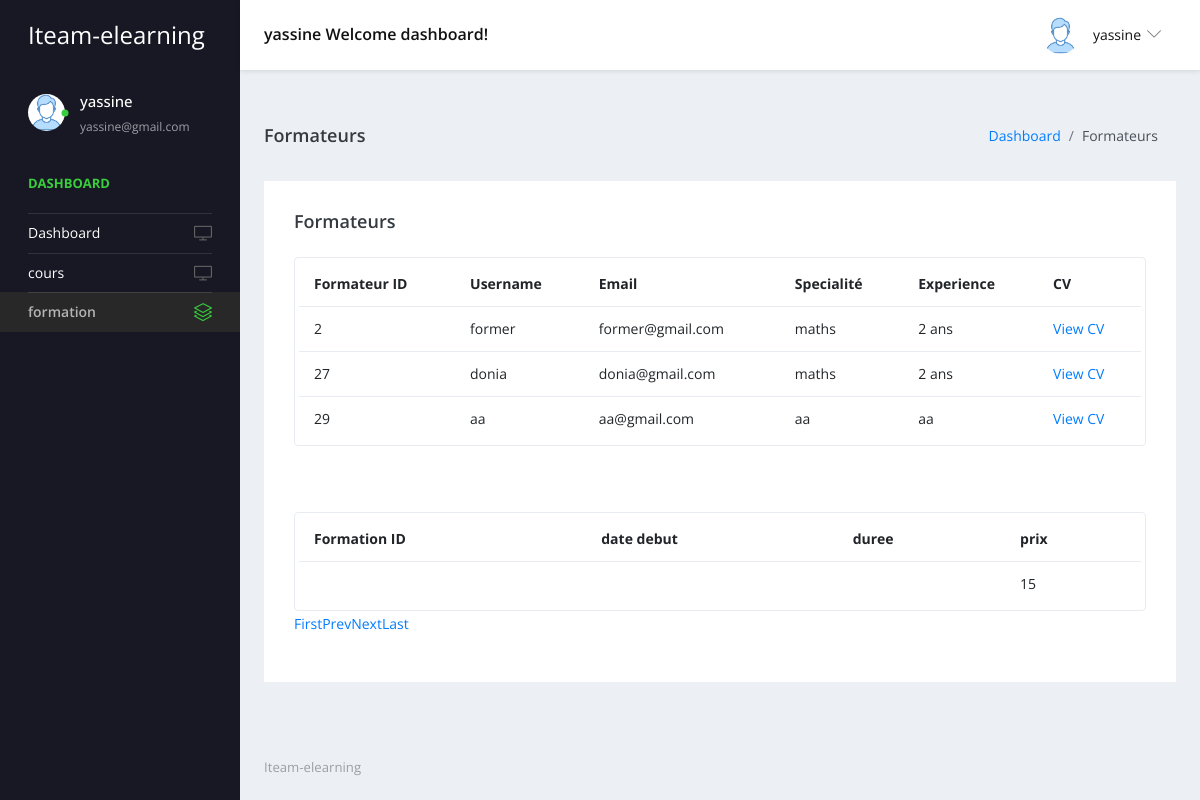
The page /student/formation.php (signed in) on the database its author committed.
### tables this page shows
CREATE TABLE `student` (
  `id_user` int(11) NOT NULL,
  `username` varchar(50) NOT NULL,
  `password` varchar(255) NOT NULL,
  `email` varchar(50) NOT NULL,
  `classe` varchar(50) DEFAULT NULL,
  `Gender` varchar(25) DEFAULT NULL,
  `image` varchar(255) DEFAULT NULL,
  `Date of Birth` date NOT NULL,
  `Student Name` varchar(25) NOT NULL
);

CREATE TABLE `former` (
  `id_user` int(11) NOT NULL,
  `username` varchar(30) NOT NULL,
  `password` varchar(255) NOT NULL,
  `email` varchar(50) NOT NULL,
  `specialite` varchar(50) DEFAULT NULL,
  `experience` varchar(100) DEFAULT NULL,
  `cv` varchar(100) DEFAULT NULL,
  `is_Active` tinyint(1) NOT NULL
);

CREATE TABLE `formation` (
  `id_f` int(11) NOT NULL,
  `date-d` date NOT NULL,
  `durre` varchar(25) NOT NULL,
  `prix` int(11) NOT NULL
);

### student/formation.php (the view, shortened to what this page needs)
<?php
include('includes/dbconnection.php');
?>
<!DOCTYPE html>
<html lang="en">
<head>
    <link rel="stylesheet" href="vendors/simple-line-icons/css/simple-line-icons.css">
    <link rel="stylesheet" href="vendors/flag-icon-css/css/flag-icon.min.css">
    <link rel="stylesheet" href="vendors/css/vendor.bundle.base.css">
    <link rel="stylesheet" href="./vendors/daterangepicker/daterangepicker.css">
    <link rel="stylesheet" href="./vendors/chartist/chartist.min.css">
    <link rel="stylesheet" href="./css1/style.css">
</head>
<body>
<div class="container-scroller">
    <?php include_once('includes/header.php'); ?>
    <div class="container-fluid page-body-wrapper">
        <?php include_once('includes/sidebar.php'); ?>
        <div class="main-panel">
            <div class="content-wrapper">
                <div class="page-header">
                    <h3 class="page-title">Formateurs</h3>
                    <nav aria-label="breadcrumb">
                        <ol class="breadcrumb">
                            <li class="breadcrumb-item"><a href="dashboard.php">Dashboard</a></li>
                            <li class="breadcrumb-item active" aria-current="page"> Formateurs</li>
                        </ol>
                    </nav>
                </div>
                <div class="row">
                    <div class="col-md-12 grid-margin stretch-card">
                        <div class="card">
                            <div class="card-body">
                                <div class="d-sm-flex align-items-center mb-4">
                                    <h4 class="card-title mb-sm-0">Formateurs</h4>
                                </div>
                                <div class="table-responsive border rounded p-1">
                                    <table class="table">
                                        <thead>
                                            <tr>
                                                <th class="font-weight-bold">Formateur ID</th>
                                                <th class="font-weight-bold">Username</th>
                                                <th class="font-weight-bold">Email</th>
                                                <th class="font-weight-bold">Specialité</th>
                                                <th class="font-weight-bold">Experience</th>
                                                <th class="font-weight-bold">CV</th>
                                            </tr>
                                        </thead>
                                        <tbody>
                                            <?php
                                            if (isset($_GET['pageno'])) {
                                                $pageno = $_GET['pageno'];
                                            } else {
                                                $pageno = 1;
                                            }
                                            $no_of_records_per_page = 15;
                                            $offset = ($pageno - 1) * $no_of_records_per_page;
                                            $sql = "SELECT * FROM former LIMIT $offset, $no_of_records_per_page";
                                            $query = $dbh->prepare($sql);
                                            $query->execute();
                                            $results = $query->fetchAll(PDO::FETCH_OBJ);
                                            if ($query->rowCount() > 0) {
                                                foreach ($results as $row) {
                                            ?>
                                                    <tr>
                                                        <td><?php echo htmlentities($row->id_user); ?></td>
                                                        <td><?php echo htmlentities($row->username); ?></td>
                                                        <td><?php echo htmlentities($row->email); ?></td>
                                                        <td><?php echo htmlentities($row->specialite); ?></td>
                                                        <td><?php echo htmlentities($row->experience); ?></td>
                                                        <td><a href="cvs/<?php echo htmlentities($row->cv); ?>" target="_blank">View CV</a></td>
                                                    </tr>
                                            <?php
                                                }
                                            }
                                            ?>
                                        </tbody>
                                    </table>
                                </div>
                                <br>
                                <br>
                                <br>
                                <div class="table-responsive border rounded p-1">
                                    <table class="table">
                                        <thead>
                                            <tr>
                                                <th class="font-weight-bold">Formation ID</th>
                                                <th class="font-weight-bold">date debut</th>
                                                <th class="font-weight-bold">duree</th>
                                                <th class="font-weight-bold">prix</th>
                                            </tr>
                                        </thead>
                                        <tbody>
                                            <?php
                                            if (isset($_GET['pageno'])) {
                                                $pageno = $_GET['pageno'];
                                            } else {
                                                $pageno = 1;
                                            }
                                            $no_of_records_per_page = 15;
                                            $offset = ($pageno - 1) * $no_of_records_per_page;
                                            $total_pages_sql = "SELECT COUNT(*) FROM formation ";
                                            $stmt = $dbh->prepare($total_pages_sql);
                                            $stmt->execute();
                                            $total_rows = $stmt->fetchColumn();
                                            $total_pages = ceil($total_rows / $no_of_records_per_page);
                                            $sql = "SELECT * FROM formation LIMIT $offset, $no_of_records_per_page";
                                            $query = $dbh->prepare($sql);
                                            $query->execute();
                                            $results = $query->fetchAll(PDO::FETCH_OBJ);
                                            if ($query->rowCount() > 0) {
                                                foreach ($results as $row) {
                                            ?>
                                                    <tr>
                                                        <td><?php echo htmlentities($row->id); ?></td>
                                                        <td><?php echo htmlentities($row->date); ?></td>
                                                        <td><?php echo htmlentities($row->duree); ?></td>
                                                        <td><?php echo htmlentities($row->prix); ?></td>
                                                    </tr>
                                            <?php
                                                }
                                            }
                                            ?>
                                        </tbody>
                                    </table>
                                </div>
                                <div align="left">
                                    <ul class="pagination">
                                        <li><a href="?pageno=1">First</a></li>
                                        <li class="<?php if($pageno <= 1) { echo 'disabled'; } ?>">
                                            <a href="<?php if($pageno <= 1) { echo '#'; } else { echo "?pageno=".($pageno - 1); } ?>">Prev</a>
                                        </li>
                                        <li class="<?php if($pageno >= $total_pages) { echo 'disabled'; } ?>">
                                            <a href="<?php if($pageno >= $total_pages) { echo '#'; } else { echo "?pageno=".($pageno + 1); } ?>">Next</a>
                                        </li>
                                        <li><a href="?pageno=<?php echo $total_pages; ?>">Last</a></li>
                                    </ul>
                                </div>
                            </div>
                        </div>
                    </div>
                </div>
            </div>
            <?php include_once('includes/footer.php'); ?>
        </div>
    </div>
</div>
</body>
</html>

### student/includes/header.php (shortened to what this page needs)
<nav class="navbar default-layout-navbar col-lg-12 col-12 p-0 fixed-top d-flex flex-row">
    <div class="navbar-brand-wrapper d-flex align-items-center">
        <a class="navbar-brand brand-logo" href="dashboard.php">
            <strong style="color: white;">Iteam-elearning</strong>
        </a>
    </div>
    <?php
    $userId = $_SESSION['student_id'];
    $sql = "SELECT * FROM student WHERE id_user=:userId";
    $query = $dbh->prepare($sql);
    $query->bindParam(':userId', $userId, PDO::PARAM_STR);
    $query->execute();
    $results = $query->fetchAll(PDO::FETCH_ASSOC);
    if ($query->rowCount() > 0) {
        foreach ($results as $row) { ?>
            <div class="navbar-menu-wrapper d-flex align-items-center flex-grow-1">
                <h5 class="mb-0 font-weight-medium d-none d-lg-flex"><?php echo htmlentities($row['username']); ?> Welcome dashboard!</h5>
                <ul class="navbar-nav navbar-nav-right ml-auto">
                    <li class="nav-item dropdown d-none d-xl-inline-flex user-dropdown">
                        <a class="nav-link dropdown-toggle" id="UserDropdown" href="#" data-toggle="dropdown" aria-expanded="false">
                            <img class="img-xs rounded-circle ml-2" src="images/faces/face8.jpg" alt="Profile image"> <span class="font-weight-normal"> <?php echo htmlentities($row['username']); ?> </span>
                        </a>
                    </li>
                </ul>
            </div>
<?php
        }
    }
?>
</nav>

### student/includes/sidebar.php (shortened to what this page needs)
<nav class="sidebar sidebar-offcanvas" id="sidebar">
    <ul class="nav">
        <li class="nav-item nav-profile">
            <a href="#" class="nav-link">
                <div class="profile-image">
                    <img class="img-xs rounded-circle" src="images/faces/face8.jpg" alt="profile image">
                    <div class="dot-indicator bg-success"></div>
                </div>
                <div class="text-wrapper">
                    <?php
                    $userId = $_SESSION['student_id'];
                    $sql = "SELECT * FROM student WHERE id_user = :userId";
                    $query = $dbh->prepare($sql);
                    $query->bindParam(':userId', $userId, PDO::PARAM_INT);
                    $query->execute();
                    $results = $query->fetchAll(PDO::FETCH_OBJ);
                    if ($query->rowCount() > 0) {
                        foreach ($results as $row) { ?>
                            <p class="profile-name"><?php echo htmlentities($row->username); ?></p>
                            <p class="designation"><?php echo htmlentities($row->email); ?></p>
                    <?php $cnt = $cnt + 1;
                        }
                    } ?>
                </div>
            </a>
        </li>
        <li class="nav-item nav-category">
            <span class="nav-link">Dashboard</span>
        </li>
        <li class="nav-item">
            <a class="nav-link" href="dashboard.php">
                <span class="menu-title">Dashboard</span>
                <i class="icon-screen-desktop menu-icon"></i>
            </a>
        </li>
        <li class="nav-item">
            <a class="nav-link" href="cours.php">
                <span class="menu-title">cours</span>
                <i class="icon-screen-desktop menu-icon"></i>
            </a>
        </li>
            <li class="nav-item">
            <a class="nav-link" href="formation.php">
                <span class="menu-title">formation</span>
                <i class="icon-layers menu-icon"></i>
            </a>
        </li>
    </ul>
</nav>

### student/includes/footer.php
<footer class="footer">
            <div class="d-sm-flex justify-content-center justify-content-sm-between">
              <span class="text-muted d-block text-center text-sm-left d-sm-inline-block" style="color: blue;">Iteam-elearning</span>
            </div>
          </footer>

### rows shown on the page
student: username "yassine", email "yassine@gmail.com"
former: id_user "2", username "former", email "former@gmail.com", specialite "maths", experience "2 ans"
former: id_user "27", username "donia", email "donia@gmail.com", specialite "maths", experience "2 ans"
former: id_user "29", username "aa", email "aa@gmail.com", specialite "aa", experience "aa"
formation: prix "15"
